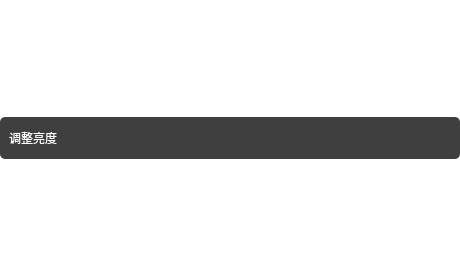
<?xml version="1.0" encoding="UTF-8"?>
<ui version="4.0">
 <class>AdjustLightUi</class>
 <widget class="QWidget" name="AdjustLightUi">
  <property name="geometry">
   <rect>
    <x>0</x>
    <y>0</y>
    <width>460</width>
    <height>277</height>
   </rect>
  </property>
  <property name="sizePolicy">
   <sizepolicy hsizetype="Preferred" vsizetype="Minimum">
    <horstretch>0</horstretch>
    <verstretch>0</verstretch>
   </sizepolicy>
  </property>
  <property name="minimumSize">
   <size>
    <width>460</width>
    <height>5</height>
   </size>
  </property>
  <property name="maximumSize">
   <size>
    <width>460</width>
    <height>16777215</height>
   </size>
  </property>
  <property name="windowTitle">
   <string>Form</string>
  </property>
  <property name="styleSheet">
   <string notr="true">background-color:transparent;
border-radius:5px;</string>
  </property>
  <layout class="QVBoxLayout" name="verticalLayout">
   <property name="spacing">
    <number>10</number>
   </property>
   <property name="leftMargin">
    <number>0</number>
   </property>
   <property name="topMargin">
    <number>0</number>
   </property>
   <property name="rightMargin">
    <number>0</number>
   </property>
   <property name="bottomMargin">
    <number>0</number>
   </property>
   <item>
    <layout class="QVBoxLayout" name="content">
     <property name="spacing">
      <number>10</number>
     </property>
     <property name="sizeConstraint">
      <enum>QLayout::SetFixedSize</enum>
     </property>
    </layout>
   </item>
   <item>
    <widget class="QWidget" name="widget_2" native="true">
     <property name="sizePolicy">
      <sizepolicy hsizetype="Preferred" vsizetype="Fixed">
       <horstretch>0</horstretch>
       <verstretch>0</verstretch>
      </sizepolicy>
     </property>
     <property name="styleSheet">
      <string notr="true">*{background-color: rgba(41, 41, 41,0.9);
color: rgb(255, 255, 255);
}
QLabel{
background-color: rgba(38, 38, 38,0);
}</string>
     </property>
     <layout class="QHBoxLayout" name="horizontalLayout_2">
      <item>
       <widget class="QLabel" name="label">
        <property name="maximumSize">
         <size>
          <width>16777215</width>
          <height>20</height>
         </size>
        </property>
        <property name="styleSheet">
         <string notr="true"/>
        </property>
        <property name="text">
         <string>调整亮度</string>
        </property>
       </widget>
      </item>
      <item>
       <widget class="QPushButton" name="settings">
        <property name="minimumSize">
         <size>
          <width>24</width>
          <height>24</height>
         </size>
        </property>
        <property name="maximumSize">
         <size>
          <width>24</width>
          <height>24</height>
         </size>
        </property>
        <property name="styleSheet">
         <string notr="true">border-image: url(:/img/shezhi.svg);
background-color:transparent;</string>
        </property>
        <property name="text">
         <string/>
        </property>
       </widget>
      </item>
     </layout>
    </widget>
   </item>
  </layout>
 </widget>
 <resources/>
 <connections/>
</ui>
